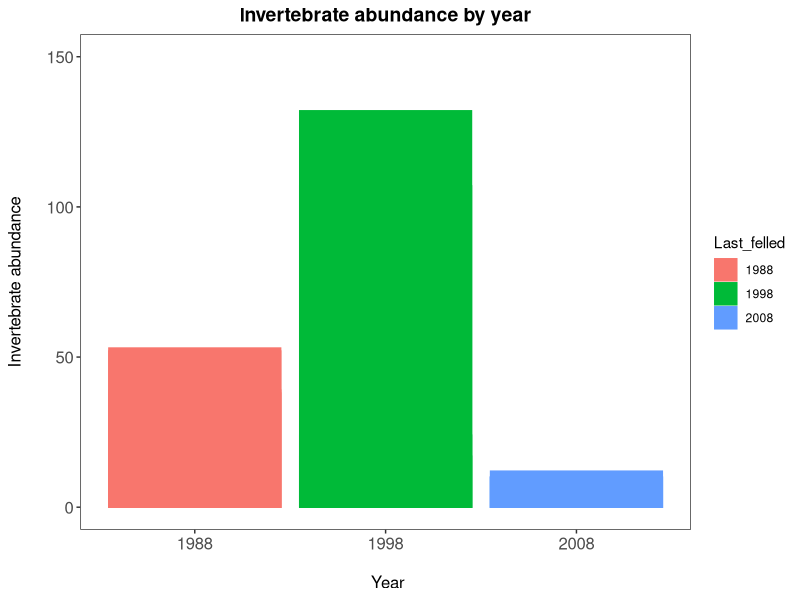

R code for this plot: (Note: this script raises an error after producing the figure.)
#Laura Barraclough
#Started: 01/02/2022
#email: s1729795@ed.ac.uk

#This script aims to make a bar plot to answer hypothesis 1
# Work flow

# 1. Load libraries and data frame
# 2. Make colour scheme
# 3. Make bar plot for Hypothesis 1
#   a. invertebrate abundance vs. mean dbh
#   b. margalefs or mehinicks richness index vs. mean dbh
#   c. simpsons evenness index vs. mean dbh
#   d. make these into a panel 

#1. Load libraries ----
library(tidyverse)
library(gridExtra)
#install.packages("gridExtra")

getwd()


#Load csv file
sum_data <- read.csv("sum_data2.csv")

View(sum_data)


#Check the data has loaded properly
head(sum_data)
tail(sum_data)
str(sum_data)
#looks promising but last felled needs to be a character and not an integer
sum_data$Last_felled <- as.character(sum_data$Last_felled)


#2. Make colour scheme ----
#install.packages("colourpicker")  #allows us to choose nice colours
cbbPalette <- c("#000000", "#E69F00", "#56B4E9", "#009E73", "#F0E442", "#0072B2", "#D55E00", "#CC79A7")

# To use for fills, add
#scale_fill_manual(values=cbbPalette)

# To use for line and point colors, add
#scale_colour_manual(values=cbbPalette)

#3. Attempt to make a bar plot ----
#  a.invertebrate abundance bar plot ----
# (i) original values
(abun_bar1 <- ggplot(sum_data, aes(x = Last_felled, y = Total_abundance, colour = Last_felled,
                      fill = Last_felled)) +
   geom_histogram(stat = "identity", position = "dodge") + 
   scale_y_continuous(limits = c(0, 150)) +
   labs(title = "Invertebrate abundance by year", 
        x = "\n Year", y = "Invertebrate abundance\n") + 
   theme_bw() +
   theme(panel.grid = element_blank(), 
         axis.text = element_text(size = 12), 
         axis.title = element_text(size = 12), 
         plot.title = element_text(size = 14, hjust = 0.5, face = "bold"))
)

#ggsave(abun_bar1, file= "Graphs/abun_bar1.png",width = 5, height = 5)

# (ii) mean values
summary1 <- dplyr :: select(sum_data, Last_felled, Total_abundance)

  #still need to add standard deviation to this
  
  # plotting this 
  (mean.abun_bar1 <- ggplot(summary1, aes(x = Last_felled, y = mean.abun, colour = Last_felled,
                                     fill = Last_felled)) +
     geom_histogram(stat = "identity", position = "dodge") + 
     scale_y_continuous(limits = c(0, 80)) +
     labs(title = "Mean invertebrate abundance by year", 
          x = "\n Year", y = "Mean invertebrate abundance\n") + 
     theme_bw() +
     theme(panel.grid = element_blank(), 
           axis.text = element_text(size = 12), 
           axis.title = element_text(size = 12), 
           plot.title = element_text(size = 14, hjust = 0.5, face = "bold"))
  )
#ggsave(mean.abun_bar1, filename = "Graphs/hyp1-3abun.png", width = 5, height = 5)
#need to add error bars 

  #Attempt to make a function and add sd to the dataframe ----
#install.packages("plyr")
library(plyr)

data_summary <- function(data, varname, groupnames){
  require(plyr)
  summary_func <- function(x, col){
    c(mean = mean(x[[col]], na.rm=TRUE),
      sd = sd(x[[col]], na.rm=TRUE))
  }
  data_sum<-ddply(data, groupnames, .fun=summary_func,
                  varname)
  data_sum <- rename(data_sum, c("mean" = varname))
  return(data_sum)
}

summary2 <- dplyr :: select(sum_data, Last_felled, Total_abundance) %>% 
  group_by( ., Last_felled) %>% 
  data_summary( ., varname = "mean.abun", groupnames = "Last_felled")



# b. margalefs or mehinicks richness index bar plots by year ----
#margalef's index first
summary2 <- dplyr :: select(sum_data, year = Last_felled, MRI = Margalefs_RI, MeRI = Menhinicks_RI)


#still need to add standard deviation to this

# sum totals plotted here because I haven't figure out how to calculate mean values with standard deviation
(MRI_sum <- ggplot(summary2, aes(x = year, y = MRI, colour = year,
                                        fill = year)) +
    geom_histogram(stat = "identity", position = "dodge") + 
    scale_y_continuous(limits = c(0, 5)) +
    labs(title = "Sum Margalef's richness index by year", 
         x = "\n Year", y = "Sum Margalef's richness index\n") + 
    theme_bw() +
    theme(panel.grid = element_blank(), 
          axis.text = element_text(size = 12), 
          axis.title = element_text(size = 12), 
          plot.title = element_text(size = 14, hjust = 0.5, face = "bold"))
)

#ggsave(MRI_sum, filename = "Graphs/MRI_sumhyp1.png", width = 5, height = 5)

#menhinicks index next
(MeRI_sum <- ggplot(summary2, aes(x = year, y = MeRI, colour = year,
                                 fill = year)) +
    geom_histogram(stat = "identity", position = "dodge") + 
    scale_y_continuous(limits = c(0, 3)) +
    labs(title = "Sum Mehninicks's richness index by year", 
         x = "\n Year", y = "Sum Mehninick's richness index\n") + 
    theme_bw() +
    theme(panel.grid = element_blank(), 
          axis.text = element_text(size = 12), 
          axis.title = element_text(size = 12), 
          plot.title = element_text(size = 14, hjust = 0.5, face = "bold"))
)

#ggsave(MeRI_sum, filename = "Graphs/MeRI_sumhyp1.png", width = 5, height = 5)


# c. simpsons evenness index bar plot ----

summary3 <- dplyr :: select(sum_data, year = Last_felled, SEI = Simpsons_EI) #%>% 
 # group_by(year) %>% 
  #summarise(SEI.mean = mean(SEI), year = year) %>% 
  #ungroup()

  #plot the sum values
(SEI_sum <- ggplot(summary3, aes(x = year, y = SEI, colour = year,
                                 fill = year)) +
    geom_histogram(stat = "identity", position = "dodge") + 
    scale_y_continuous(limits = c(0, 1)) +
    labs(title = "Sum Simpson's Evenness index by year", 
         x = "\n Year", y = "Sum Simpson's richness index\n") + 
    theme_bw() +
    theme(panel.grid = element_blank(), 
          axis.text = element_text(size = 12), 
          axis.title = element_text(size = 12), 
          plot.title = element_text(size = 14, hjust = 0.5, face = "bold"))
)

#ggsave(SEI_sum, file= "Graphs/SEI_sumhyp1.png", width = 5, height = 5)

# d. make these into a panel ----
hyp1.2_panel <- grid.arrange(
  abun_vs_mean.2 + ggtitle("(a)") + 
    theme(plot.margin = unit(c(0.2,0.2,0.2,0.2), units = "cm")),
  margI_vs_mean.2 + ggtitle("(b)") + 
    theme(plot.margin = unit(c(0.2,0.2,0.2,0.2), units = "cm")),
  menhiI_vs_mean.2 + ggtitle("(c)") + 
    theme(plot.margin = unit(c(0.2,0.2,0.2,0.2), units = "cm")),
  simpsI_vs_mean.2 + ggtitle("(d)") + 
    theme(plot.margin = unit(c(0.2,0.2,0.2,0.2), units = "cm")),
  ncol = 2)

#ggsave(hyp1.2_panel, file= "Graphs/hyp1_panel2.png", width = 10, height = 10)

